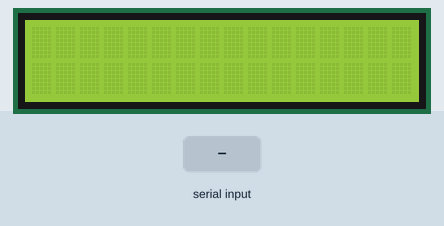
The sketch below on a simulated Arduino Uno, built with avr-gcc and run on an emulated ATmega328P. On the bench: 16×2 character LCD. The inputs (shaded band) are chosen by the test bench.

Above: at 1.2 s.
1.3 s: "1" received over Serial
At 4.1 s:
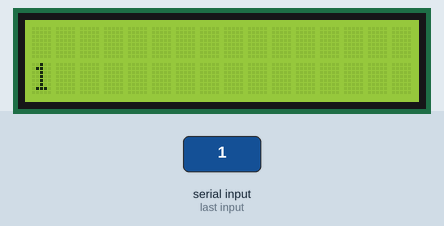
At 5.8 s:
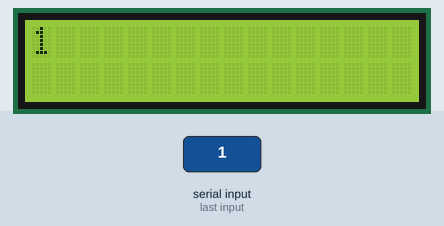
Timing chart, 0 to 7.3 s (numbered marks = the images above; inputs shaded):
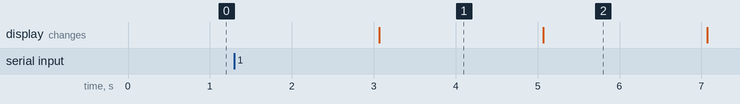

The sketch:

Slave_1.ino
```cpp
#include <LiquidCrystal.h>

char message[15];
byte row;
// Initialising the library by associating any needed LCD interface pin
// Arduino pin numbers and connections
const int rs = 12, en = 11, d4 = 5, d5 = 4, d6 = 3, d7 = 2;
LiquidCrystal lcd(rs, en, d4, d5, d6, d7);

void setup() {
  row = 0;
  Serial.begin(9600);
  lcd.begin(16, 2);
}

void loop() {

  Serial.readBytes(message, 15); //Reading the message as serial data
  								 //Storing the data in variable
  lcd.clear();
  lcd.setCursor(0, row);
  lcd.print(message);
  row = ! row;
  delay(1000);					//Program waits for 1000ms

}
```

Measured:
- after the input at 1.3 s, the display: changes after 1.8 s (image 1)
- what the display in image 1 shows lasts 2.0 s, from 3.1 s to 5.1 s
